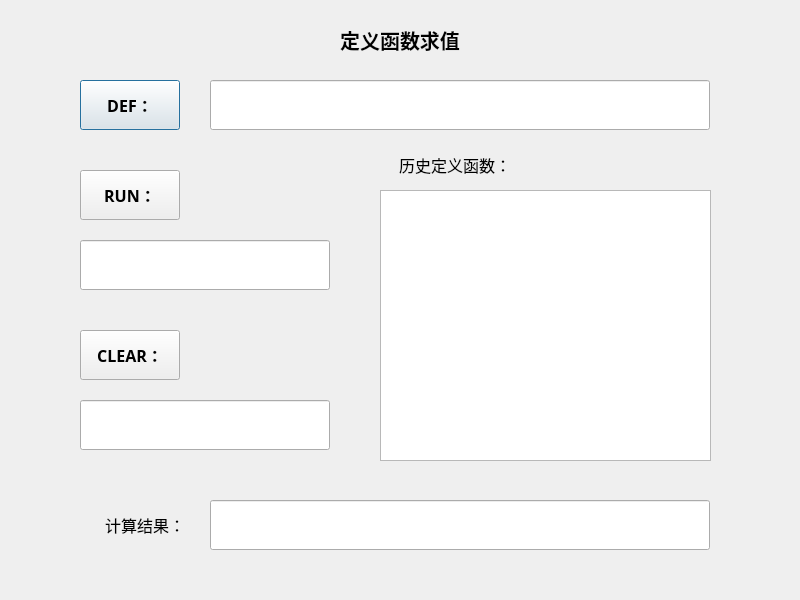
<?xml version="1.0" encoding="UTF-8"?>
<ui version="4.0">
 <class>Myfunction</class>
 <widget class="QDialog" name="Myfunction">
  <property name="geometry">
   <rect>
    <x>0</x>
    <y>0</y>
    <width>800</width>
    <height>600</height>
   </rect>
  </property>
  <property name="windowTitle">
   <string>Dialog</string>
  </property>
  <widget class="QLabel" name="label">
   <property name="geometry">
    <rect>
     <x>300</x>
     <y>20</y>
     <width>200</width>
     <height>40</height>
    </rect>
   </property>
   <property name="font">
    <font>
     <family>微软雅黑</family>
     <pointsize>15</pointsize>
     <weight>75</weight>
     <bold>true</bold>
    </font>
   </property>
   <property name="text">
    <string>定义函数求值</string>
   </property>
   <property name="alignment">
    <set>Qt::AlignCenter</set>
   </property>
  </widget>
  <widget class="QPushButton" name="DefButton">
   <property name="geometry">
    <rect>
     <x>80</x>
     <y>80</y>
     <width>100</width>
     <height>50</height>
    </rect>
   </property>
   <property name="font">
    <font>
     <family>微软雅黑</family>
     <pointsize>12</pointsize>
     <weight>75</weight>
     <bold>true</bold>
    </font>
   </property>
   <property name="text">
    <string>DEF：</string>
   </property>
  </widget>
  <widget class="QLineEdit" name="DefEdit">
   <property name="geometry">
    <rect>
     <x>210</x>
     <y>80</y>
     <width>500</width>
     <height>50</height>
    </rect>
   </property>
   <property name="font">
    <font>
     <pointsize>11</pointsize>
    </font>
   </property>
  </widget>
  <widget class="QPushButton" name="RunButton">
   <property name="geometry">
    <rect>
     <x>80</x>
     <y>170</y>
     <width>100</width>
     <height>50</height>
    </rect>
   </property>
   <property name="font">
    <font>
     <family>微软雅黑</family>
     <pointsize>12</pointsize>
     <weight>75</weight>
     <bold>true</bold>
    </font>
   </property>
   <property name="text">
    <string>RUN：</string>
   </property>
  </widget>
  <widget class="QLineEdit" name="RunEdit">
   <property name="geometry">
    <rect>
     <x>80</x>
     <y>240</y>
     <width>250</width>
     <height>50</height>
    </rect>
   </property>
   <property name="font">
    <font>
     <pointsize>11</pointsize>
    </font>
   </property>
  </widget>
  <widget class="QPushButton" name="ClearButton">
   <property name="geometry">
    <rect>
     <x>80</x>
     <y>330</y>
     <width>100</width>
     <height>50</height>
    </rect>
   </property>
   <property name="font">
    <font>
     <family>微软雅黑</family>
     <pointsize>12</pointsize>
     <weight>75</weight>
     <bold>true</bold>
    </font>
   </property>
   <property name="text">
    <string>CLEAR：</string>
   </property>
  </widget>
  <widget class="QLineEdit" name="ClearEdit">
   <property name="geometry">
    <rect>
     <x>80</x>
     <y>400</y>
     <width>250</width>
     <height>50</height>
    </rect>
   </property>
   <property name="font">
    <font>
     <pointsize>11</pointsize>
    </font>
   </property>
  </widget>
  <widget class="QLabel" name="label_2">
   <property name="geometry">
    <rect>
     <x>85</x>
     <y>500</y>
     <width>120</width>
     <height>50</height>
    </rect>
   </property>
   <property name="font">
    <font>
     <family>微软雅黑</family>
     <pointsize>12</pointsize>
     <weight>50</weight>
     <bold>false</bold>
    </font>
   </property>
   <property name="text">
    <string>计算结果：</string>
   </property>
   <property name="alignment">
    <set>Qt::AlignCenter</set>
   </property>
  </widget>
  <widget class="QLineEdit" name="ResultEdit">
   <property name="geometry">
    <rect>
     <x>210</x>
     <y>500</y>
     <width>500</width>
     <height>50</height>
    </rect>
   </property>
   <property name="font">
    <font>
     <pointsize>11</pointsize>
    </font>
   </property>
  </widget>
  <widget class="QLabel" name="label_3">
   <property name="geometry">
    <rect>
     <x>380</x>
     <y>140</y>
     <width>150</width>
     <height>50</height>
    </rect>
   </property>
   <property name="font">
    <font>
     <family>微软雅黑</family>
     <pointsize>12</pointsize>
     <weight>50</weight>
     <bold>false</bold>
    </font>
   </property>
   <property name="text">
    <string>历史定义函数：</string>
   </property>
   <property name="alignment">
    <set>Qt::AlignCenter</set>
   </property>
  </widget>
  <widget class="QTextBrowser" name="textBrowser">
   <property name="geometry">
    <rect>
     <x>380</x>
     <y>190</y>
     <width>331</width>
     <height>271</height>
    </rect>
   </property>
   <property name="font">
    <font>
     <pointsize>11</pointsize>
    </font>
   </property>
  </widget>
 </widget>
 <resources/>
 <connections/>
</ui>
